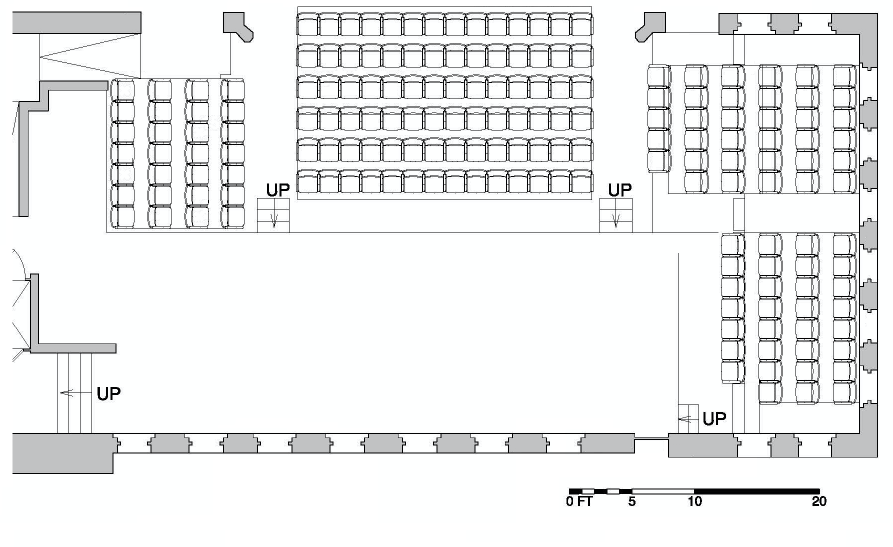
#> input picture Fixed-Seating-Classroom-Planner/ExampleRoom.png, 1786 x 1094 px, found by its file name (shown at 1/2 size)
$ jupyter execute NewClassromPlanner.ipynb   (shell and % lines are left out)
#> lines starting #> are read from the running program, lines starting #| are printed output that depends on the picture
# Classroom Seating Planning Tool
This tool helps make seating plans for rooms. To solve a room:
* First install all the necessary packages below for the tool to run.
* Next run the cell below to import them all.
* Add a viable room diagram jpg or png to the file location of the tool
* Adjust the parameters to match the room
* Run all remaining cells and follow the instructions provided in the window. Green buttons are steps you have completed whilered buttons are steps you have not.

[cell 1]
# load packages
import matplotlib.pyplot as plt

import numpy as np
import pandas as pd
import networkx as nx
import math, itertools, os, shapely
from shapely.geometry import Polygon, Point

from scipy import ndimage as ndi
from skimage import feature, io
from skimage.transform import rotate
from skimage.feature import match_template, peak_local_max
import cv2
import random
from ortools.linear_solver import pywraplp as OR

In the cell below, modify the parameters to match your situation.
* Screen_Height and Screen_Width must be equalto or smaller than your screen's dimensions or the window size will be larger than the screen.
* Floor must be the name of a to-scale classroom diagram in the same file location as the tool.
* LengthOfScaleInUnits must be the length of the scale of the diagram in terms of the units used when specifying how far apart chairs need to be.
* DistanceInUnitsForSocialDistancing must be the distance in the same units as LengthOfScaleInUnits that the chairs in a room must be apart.
* ScaleOrientation is the orientation of the scale of the diagram.
* Chair_Scale is the factor by which to scale up the image of each chair orientation when designating their shape.
* solution_name is for defining what you want the name of the classroom's seating solution to be.
* finding_threshold is the threshold the program uses in order to declare similarity between a chair orientation and a part of the image. If it is too low, the tool will detect chairs in places where they are not present, while a value that is too high will result in some chairs not being designated. finding_threshold has a maximum of 1 and a minimum of 0.
* Show_Instructions dictates whether or not instructions are shown. Set it to False to disable them.

[cell 2]
#Window Configs:
Screen_Height=880 #The Height of Your Physical Screen In Pixels
Screen_Width=1920 #The Width of Your Physical Screen In Pixels

#Image Designation:
floor = 'ExampleRoom.png' # you need the path to the image file on YOUR computer

#Scale Selection Configs:
LengthOfScaleInUnits=20 #How many units long the scale is
DistanceInUnitsForSocialDistancing=6 #How many units apart the guidelines for social distancing
ScaleOrientation="Horizontal" #"Horizontal" or "Vertical"

#Polygon Creation Configs:
Chair_Scale=10 #The amount by which to scale up chairs when defining their shapes.

#Solution Configs:
solution_name="ExampleRoomSolution" #The name of the solution image

#Chair Recognition Configs:
finding_threshold=0.6 #The finding threshold of chairs.

#Show Instructions:
Show_Instructions=True

At this point, run all remaining cells in the jupyter notebook. In the menu that pops up, clicking in a green or red rectangular button will bring you to the corresponding input screen. Green buttons indicate input methods that have already been completed, while red buttons indicate input methods that have yet to be completed. Completed input methods can be rerun to re-do their input portion, but this will result in the mandatory re-doing of all input methods that have it as a prerequisite. The tool will add more input method buttons as you complete their prerequisites.

[cell 3]
#Program constant variables:
WindowName="Seating Planner"

DotSize=1

ScaleSelectionButtonStartPoint=(470,65)
ScaleSelectionButtonEndPoint=(670,115)
ScaleSelectionButtonBL=(75,100)
ScaleSelectionInstructionTitleBL=(750,100)
ScaleSelectionInstructionLine1BL=(270,150)
ScaleSelectionInstructionLine2BL=(270,175)
ScaleSelectionInstructionLine3BL=(270,200)
ScaleSelectionInstructionLine4BL=(270,225)

ChairTypeSelectionButtonStartPoint=(470,165)
ChairTypeSelectionButtonEndPoint=(670,215)
ChairTypeSelectionButtonBL=(75,200)
ChairTypeSelectionInstructionTitleBL=(670,100)
ChairTypeSelectionInstructionLine1BL=(270,150)
ChairTypeSelectionInstructionLine2BL=(270,175)
ChairTypeSelectionInstructionLine3BL=(270,200)
ChairTypeSelectionInstructionLine4BL=(270,225)
ChairTypeSelectionInstructionLine5BL=(270,250)

PolygonCreationSelectionButtonStartPoint=(470,265)
PolygonCreationSelectionButtonEndPoint=(670,315)
PolygonCreationSelectionButtonBL=(75,300)
PolygonCreationInstructionTitleBL=(700,100)
PolygonCreationInstructionLine1BL=(135,150)
PolygonCreationInstructionLine2BL=(135,175)
PolygonCreationInstructionLine3BL=(135,200)
PolygonCreationInstructionLine4BL=(135,225)
PolygonCreationInstructionLine5BL=(135,250)
PolygonCreationInstructionLine6BL=(135,275)
PolygonCreationInstructionLine7BL=(135,300)
PolygonCreationInstructionLine8BL=(135,325)

ChairRecognitionSelectionButtonStartPoint=(470,365)
ChairRecognitionSelectionButtonEndPoint=(670,415)
ChairRecognitionSelectionButtonBL=(75,400)
ChairRecognitionInstructionTitleBL=(700,100)
ChairRecognitionInstructionLine1BL=(135,150)
ChairRecognitionInstructionLine2BL=(135,175)
ChairRecognitionInstructionLine3BL=(135,200)
ChairRecognitionInstructionLine4BL=(135,225)
ChairRecognitionInstructionLine5BL=(135,250)
ChairRecognitionInstructionLine6BL=(135,275)
ChairRecognitionInstructionLine7BL=(135,300)
ChairRecognitionInstructionLine8BL=(135,325)
ChairRecognitionInstructionLine9BL=(135,350)

ChairAdditionSelectionButtonStartPoint=(470,465)
ChairAdditionSelectionButtonEndPoint=(670,515)
ChairAdditionSelectionButtonBL=(75,500)
ChairAdditionInstructionTitleBL=(770,100)
ChairAdditionInstructionLine1BL=(535,150)
ChairAdditionInstructionLine2BL=(535,175)
ChairAdditionInstructionLine3BL=(535,200)
ChairAdditionInstructionLine4BL=(535,225)
ChairAdditionInstructionLine5BL=(535,250)
ChairAdditionInstructionLine6BL=(535,275)
ChairAdditionInstructionLine7BL=(535,300)
ChairAdditionInstructionLine8BL=(535,325)
ChairAdditionInstructionLine9BL=(535,350)

ChairDeletionSelectionButtonStartPoint=(470,565)
ChairDeletionSelectionButtonEndPoint=(670,615)
ChairDeletionSelectionButtonBL=(75,600)
ChairDeletionInstructionTitleBL=(770,100)
ChairDeletionInstructionLine1BL=(535,150)
ChairDeletionInstructionLine2BL=(535,175)
ChairDeletionInstructionLine3BL=(535,200)
ChairDeletionInstructionLine4BL=(535,225)
ChairDeletionInstructionLine5BL=(535,250)
ChairDeletionInstructionLine6BL=(535,275)
ChairDeletionInstructionLine7BL=(535,300)
ChairDeletionInstructionLine8BL=(535,325)

InputPreviewButtonStartPoint=(470,665)
InputPreviewButtonEndPoint=(670,715)
InputPreviewButtonBL=(75,700)
InputPreviewInstructionTitleBL=(800,100)
InputPreviewInstructionLine1BL=(435,150)
InputPreviewInstructionLine2BL=(435,175)
InputPreviewInstructionLine3BL=(435,200)
InputPreviewInstructionLine4BL=(435,225)
InputPreviewInstructionLine5BL=(435,250)

SolveAndSaveButtonStartPoint=(470,765)
SolveAndSaveButtonEndPoint=(670,815)
SolveAndSaveButtonBL=(75,800)
SolveRoomInstructionTitleBL=(800,100)
SolveRoomInstructionLine1BL=(385,150)
SolveRoomInstructionLine2BL=(385,175)
SolveRoomInstructionLine3BL=(385,200)
SolveRoomInstructionLine4BL=(385,225)
SolveRoomInstructionLine5BL=(385,250)

NotCompletedXAdjustment=12
CompletedXAdjustment=36

ButtonThickness=5
ButtonNotCompleteColor=(0,0,255)
ButtonCompleteColor=(0,255,0)

Green=(0,255,0)
Purple=(255,0,255)
Red=(0,0,255)

[cell 4]
floorU = cv2.imread(floor, cv2.IMREAD_UNCHANGED)
#> floorU is the input picture: shape (1094, 1786, 4); mean B, G, R, A 238.1, 237.9, 237, 255
floor_str = floor

#REQUIRED INFO. THESE VARIABLES WILL BE UPDATED BY THE USER AS THEY INPUT THE CLASSROOM DETAILS IN THE PROGRAM
RoomInfo={"PixelsToDistance":"Not Set",
          "ScaleSelectedPoints":[],
          "ChairTypes":"Not Set",
          "Polys":"Not Set",
          "PolyPoints":[],
          "PolyPointOffsets":[],
          "Locs":"Not Set"}

Completions={"Scale Selection Status":False,
             "Chair Type Selection Status":False,
             "Polygon Creation Status":False,
             "Chair Recognition Status":False,
             "Chair Addition Status":False,
             "Chair Deletion Status":False,
             "Input Confirmation Status":False}

Doorways=[]

[cell 5]
if floorU.shape[0] > Screen_Height:
    height=floorU.shape[0]
#> height = 1094
    Window_Height=Screen_Height
else:
    height=Screen_Height
    Window_Height=floorU.shape[0]-1
if floorU.shape[1]>Screen_Width:
    width=floorU.shape[1]
    Window_Width=Screen_Width
else:
    width=Screen_Width
    Window_Width=floorU.shape[1]-1
#> Window_Width = 1785
NonWritableImage=cv2.imread(floor)
WritableImage=cv2.imread(floor)

[cell 6]
# get lh, .., uw from full set of 4 coordinates
# [11 lines left out: function getCoords, not called in this run]

[cell 7]
# a model for counting seats (function by Jody Zhu)

# 'nodes' is a list of chairs, 'edges' is a list of (chair,chair) tuples that are too close
# [29 lines left out: function miset, not called in this run]

[cell 8]
def TrackbarChange(integer):
     return

[cell 9]
cv2.namedWindow(WindowName,cv2.WINDOW_AUTOSIZE)
cv2.resizeWindow(WindowName,Window_Width, Window_Height)

[cell 10]
# [106 lines left out: functions ScaleSelectionExplanation, ScaleSelection, not called in this run]

[cell 11]
# [88 lines left out: functions ChairTypeSelectionExplanation, ChairTypeSelection, not called in this run]

[cell 12]
# [75 lines left out: functions PolygonCreationExplanation, PolygonCreation, not called in this run]

[cell 13]
# [96 lines left out: functions ChairRecognitionExplanation, ChairRecognition, not called in this run]

[cell 14]
# [142 lines left out: functions ChairAdditionExplanation, ChairAddition, not called in this run]

[cell 15]
# [144 lines left out: functions ChairDeletionExplanation, ChairDeletion, not called in this run]

[cell 16]
# [70 lines left out: functions InputPreviewExplanation, InputPreview, not called in this run]

[cell 17]
# [99 lines left out: functions SolveRoomExplanation, SolveRoom, not called in this run]

[cell 18]
#Main Menu:
def MainMenu():
    menuRefresher=['r']
    menuTasks=[]

    # [20 lines left out: function get_menu_click_coords, not called in this run]


    cv2.setMouseCallback(WindowName, get_menu_click_coords)

    while(True):
        if(len(menuRefresher)>0):

            GeneratedImage=np.ones((Screen_Height,Screen_Width,1),np.uint8)*255
            GeneratedImage=cv2.cvtColor(GeneratedImage,cv2.COLOR_GRAY2RGB)
#> GeneratedImage: shape (880, 1920, 3); every value is 255

            #Draw Button for Scale Selection
            if Completions["Scale Selection Status"]==False:
                ScaleSelectionButtonColor=ButtonNotCompleteColor
                ScaleSelectionStatus="Not Completed"
                ScaleSelectionStatusWritePoint=(ScaleSelectionButtonStartPoint[0]+NotCompletedXAdjustment,ScaleSelectionButtonBL[1])
            else:
                ScaleSelectionButtonColor=ButtonCompleteColor
                #ScaleSelectionStatus=str(RoomInfo["PixelsToDistance"])
                ScaleSelectionStatus="Completed"
                ScaleSelectionStatusWritePoint=(ScaleSelectionButtonStartPoint[0]+CompletedXAdjustment,ScaleSelectionButtonBL[1])
            GeneratedImage=cv2.rectangle(GeneratedImage,ScaleSelectionButtonStartPoint,ScaleSelectionButtonEndPoint,ScaleSelectionButtonColor,ButtonThickness)
            GeneratedImage=cv2.putText(GeneratedImage,"Scale pixels to distance:",ScaleSelectionButtonBL,cv2.FONT_HERSHEY_SIMPLEX,0.75,(0,0,0),1,cv2.LINE_AA)
            GeneratedImage=cv2.putText(GeneratedImage,ScaleSelectionStatus,ScaleSelectionStatusWritePoint,cv2.FONT_HERSHEY_SIMPLEX,0.75,(0,0,0),1,cv2.LINE_AA)
            #Draw Button for Chair Type Selection
            if Completions["Chair Type Selection Status"]==False:
                ChairTypeSelectionButtonColor=ButtonNotCompleteColor
                ChairTypeSelectionStatus="Not Completed"
                ChairTypeSelectionStatusWritePoint=(ChairTypeSelectionButtonStartPoint[0]+NotCompletedXAdjustment,ChairTypeSelectionButtonBL[1])
            else:
                ChairTypeSelectionButtonColor=ButtonCompleteColor
                ChairTypeSelectionStatus="Completed"
                ChairTypeSelectionStatusWritePoint=(ChairTypeSelectionButtonStartPoint[0]+CompletedXAdjustment,ChairTypeSelectionButtonBL[1])
            GeneratedImage=cv2.rectangle(GeneratedImage,ChairTypeSelectionButtonStartPoint,ChairTypeSelectionButtonEndPoint,ChairTypeSelectionButtonColor,ButtonThickness)
            GeneratedImage=cv2.putText(GeneratedImage,"Chair Type Selection:",ChairTypeSelectionButtonBL,cv2.FONT_HERSHEY_SIMPLEX,0.75,(0,0,0),1,cv2.LINE_AA)
            GeneratedImage=cv2.putText(GeneratedImage,ChairTypeSelectionStatus,ChairTypeSelectionStatusWritePoint,cv2.FONT_HERSHEY_SIMPLEX,0.75,(0,0,0),1,cv2.LINE_AA)
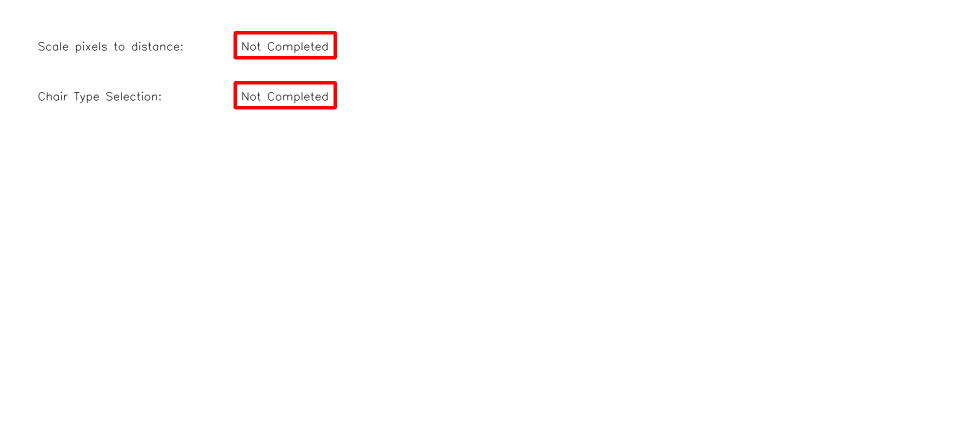
#> GeneratedImage: shape (880, 1920, 3) (shown at 1/2 size); mean B, G, R 253.6, 253.6, 254.6
            #Draw buttons that rely on chair type selection if chair type selection has been completed.
            if Completions["Chair Type Selection Status"]:

                #Draw button for Polygon Creation
                if Completions["Polygon Creation Status"]==False:
                    PolygonCreationButtonColor=ButtonNotCompleteColor
                    PolygonCreationStatus="Not Completed"
                    PolygonCreationSelectionStatusWritePoint=(PolygonCreationSelectionButtonStartPoint[0]+NotCompletedXAdjustment,PolygonCreationSelectionButtonBL[1])
                else:
                    PolygonCreationButtonColor=ButtonCompleteColor
                    PolygonCreationStatus="Completed"
                    PolygonCreationSelectionStatusWritePoint=(PolygonCreationSelectionButtonStartPoint[0]+CompletedXAdjustment,PolygonCreationSelectionButtonBL[1])
                GeneratedImage=cv2.rectangle(GeneratedImage,PolygonCreationSelectionButtonStartPoint,PolygonCreationSelectionButtonEndPoint,PolygonCreationButtonColor,ButtonThickness)
                GeneratedImage=cv2.putText(GeneratedImage,"Polygon Creation:",PolygonCreationSelectionButtonBL,cv2.FONT_HERSHEY_SIMPLEX,0.75,(0,0,0),1,cv2.LINE_AA)
                GeneratedImage=cv2.putText(GeneratedImage,PolygonCreationStatus,PolygonCreationSelectionStatusWritePoint,cv2.FONT_HERSHEY_SIMPLEX,0.75,(0,0,0),1,cv2.LINE_AA)
                #Draw button for Chair recognition
                if Completions["Polygon Creation Status"]:
                    if Completions["Chair Recognition Status"]==False:
                        ChairRecognitionButtonColor=ButtonNotCompleteColor
                        ChairRecognitionStatus="Not Completed"
                        ChairRecognitionSelectionStatusWritePoint=(ChairRecognitionSelectionButtonStartPoint[0]+NotCompletedXAdjustment,ChairRecognitionSelectionButtonBL[1])
                    else:
                        ChairRecognitionButtonColor=ButtonCompleteColor
                        ChairRecognitionStatus="Completed"
                        ChairRecognitionSelectionStatusWritePoint=(ChairRecognitionSelectionButtonStartPoint[0]+CompletedXAdjustment,ChairRecognitionSelectionButtonBL[1])
                    GeneratedImage=cv2.rectangle(GeneratedImage,ChairRecognitionSelectionButtonStartPoint,ChairRecognitionSelectionButtonEndPoint,ChairRecognitionButtonColor,ButtonThickness)
                    GeneratedImage=cv2.putText(GeneratedImage,"Chair Recognition:",ChairRecognitionSelectionButtonBL,cv2.FONT_HERSHEY_SIMPLEX,0.75,(0,0,0),1,cv2.LINE_AA)
                    GeneratedImage=cv2.putText(GeneratedImage,ChairRecognitionStatus,ChairRecognitionSelectionStatusWritePoint,cv2.FONT_HERSHEY_SIMPLEX,0.75,(0,0,0),1,cv2.LINE_AA)
                #Draw buttons that rely on chair recognition and Polygon creation if they have both been completed.
                    if Completions["Chair Recognition Status"]:
                        #Draw button for Chair Addition
                        if Completions["Chair Addition Status"]==False:
                            ChairAdditionButtonColor=ButtonNotCompleteColor
                            ChairAdditionStatus="Not Completed"
                            ChairAdditionSelectionStatusWritePoint=(ChairAdditionSelectionButtonStartPoint[0]+NotCompletedXAdjustment,ChairAdditionSelectionButtonBL[1])
                        else:
                            ChairAdditionButtonColor=ButtonCompleteColor
                            ChairAdditionStatus="Completed"
                            ChairAdditionSelectionStatusWritePoint=(ChairAdditionSelectionButtonStartPoint[0]+CompletedXAdjustment,ChairAdditionSelectionButtonBL[1])
                        GeneratedImage=cv2.rectangle(GeneratedImage,ChairAdditionSelectionButtonStartPoint,ChairAdditionSelectionButtonEndPoint,ChairAdditionButtonColor,ButtonThickness)
                        GeneratedImage=cv2.putText(GeneratedImage,"Chair Addition:",ChairAdditionSelectionButtonBL,cv2.FONT_HERSHEY_SIMPLEX,0.75,(0,0,0),1,cv2.LINE_AA)
                        GeneratedImage=cv2.putText(GeneratedImage,ChairAdditionStatus,ChairAdditionSelectionStatusWritePoint,cv2.FONT_HERSHEY_SIMPLEX,0.75,(0,0,0),1,cv2.LINE_AA)
                        #Draw button for Chair Deletion
                        if Completions["Chair Deletion Status"]==False:
                            ChairDeletionButtonColor=ButtonNotCompleteColor
                            ChairDeletionStatus="Not Completed"
                            ChairDeletionSelectionStatusWritePoint=(ChairDeletionSelectionButtonStartPoint[0]+NotCompletedXAdjustment,ChairDeletionSelectionButtonBL[1])
                        else:
                            ChairDeletionButtonColor=ButtonCompleteColor
                            ChairDeletionStatus="Completed"
                            ChairDeletionSelectionStatusWritePoint=(ChairDeletionSelectionButtonStartPoint[0]+CompletedXAdjustment,ChairDeletionSelectionButtonBL[1])
                        GeneratedImage=cv2.rectangle(GeneratedImage,ChairDeletionSelectionButtonStartPoint,ChairDeletionSelectionButtonEndPoint,ChairDeletionButtonColor,ButtonThickness)
                        GeneratedImage=cv2.putText(GeneratedImage,"Chair Deletion:",ChairDeletionSelectionButtonBL,cv2.FONT_HERSHEY_SIMPLEX,0.75,(0,0,0),1,cv2.LINE_AA)
                        GeneratedImage=cv2.putText(GeneratedImage,ChairDeletionStatus,ChairDeletionSelectionStatusWritePoint,cv2.FONT_HERSHEY_SIMPLEX,0.75,(0,0,0),1,cv2.LINE_AA)
                        #Draw button for Input Confirmation
                        if Completions["Input Confirmation Status"]==False:
                            InputPreviewButtonColor=ButtonNotCompleteColor
                            InputConfirmationStatus="Not Completed"
                            InputConfirmationSelectionStatusWritePoint=(InputPreviewButtonStartPoint[0]+NotCompletedXAdjustment,InputPreviewButtonBL[1])
                        else:
                            InputPreviewButtonColor=ButtonCompleteColor
                            InputConfirmationStatus="Completed"
                            InputConfirmationSelectionStatusWritePoint=(InputPreviewButtonStartPoint[0]+CompletedXAdjustment,InputPreviewButtonBL[1])
                        GeneratedImage=cv2.rectangle(GeneratedImage,InputPreviewButtonStartPoint,InputPreviewButtonEndPoint,InputPreviewButtonColor,ButtonThickness)
                        GenerateImage=cv2.putText(GeneratedImage,"Input Confirmation:",InputPreviewButtonBL,cv2.FONT_HERSHEY_SIMPLEX,0.75,(0,0,0),1,cv2.LINE_AA)
                        GeneratedImage=cv2.putText(GeneratedImage,InputConfirmationStatus,InputConfirmationSelectionStatusWritePoint,cv2.FONT_HERSHEY_SIMPLEX,0.75,(0,0,0),1,cv2.LINE_AA)
                        if Completions["Input Confirmation Status"]:
                            SolveAndSaveButtonColor=ButtonNotCompleteColor
                            SolveAndSaveSelectionStatusWritePoint=(SolveAndSaveButtonStartPoint[0]+NotCompletedXAdjustment,SolveAndSaveButtonBL[1])
                            GeneratedImage=cv2.rectangle(GeneratedImage,SolveAndSaveButtonStartPoint,SolveAndSaveButtonEndPoint,SolveAndSaveButtonColor,ButtonThickness)
                            GenerateImage=cv2.putText(GeneratedImage,"Solve and Save Room:",SolveAndSaveButtonBL,cv2.FONT_HERSHEY_SIMPLEX,0.75,(0,0,0),1,cv2.LINE_AA)
                            GeneratedImage=cv2.putText(GeneratedImage,"Not Completed",SolveAndSaveSelectionStatusWritePoint,cv2.FONT_HERSHEY_SIMPLEX,0.75,(0,0,0),1,cv2.LINE_AA)
        menuRefresher=[]
        cv2.imshow(WindowName,GeneratedImage)

        if(len(menuTasks)>0):
            if menuTasks[0]=='Scale Selection':
                ScaleSelection(NonWritableImage,menuRefresher)
                Completions["Scale Selection Status"]=True
                menuTasks=[]
            elif menuTasks[0]=='Chair Type Selection':
                Completions["Polygon Creation Status"]=False
                Completions["Chair Recognition Status"]=False
                Completions["Chair Addition Status"]=False
                Completions["Chair Deletion Status"]=False
                ChairTypeSelection(NonWritableImage,menuRefresher)
                Completions["Chair Type Selection Status"]=True
                menuTasks=[]
            elif menuTasks[0]=='Polygon Creation Selection':
                Completions["Chair Recognition Status"]=False
                Completions["Chair Addition Status"]=False
                Completions["Chair Deletion Status"]=False
                PolygonCreation(NonWritableImage,menuRefresher,RoomInfo)
                Completions["Polygon Creation Status"]=True
                menuTasks=[]
            elif menuTasks[0]=='Chair Recognition Selection':
                Completions["Chair Addition Status"]=False
                Completions["Chair Deletion Status"]=False
                ChairRecognition(NonWritableImage,menuRefresher,RoomInfo["ChairTypes"])
                Completions["Chair Recognition Status"]=True
                menuTasks=[]
            elif menuTasks[0]=='Chair Addition Selection':
                ChairAddition(NonWritableImage,menuRefresher,RoomInfo["ChairTypes"])
                Completions["Chair Addition Status"]=True
                menuTasks=[]
            elif menuTasks[0]=='Chair Deletion Selection':
                ChairDeletion(NonWritableImage,menuRefresher)
                Completions["Chair Deletion Status"]=True
                menuTasks=[]
            elif menuTasks[0]=='Input Preview':
                InputPreview(NonWritableImage,menuRefresher)
                Completions["Input Confirmation Status"]=True
                menuTasks=[]
            elif menuTasks[0]=='Solve And Save':
                SolveRoom(NonWritableImage,menuRefresher)
                menuTasks=[]
                cv2.destroyAllWindows()
                break


        else:
            cv2.setMouseCallback(WindowName,get_menu_click_coords)
        key = cv2.waitKey(1) & 0xFF
#> (key e is pressed here)

        # if the 'e' key is pressed, break from the loop
        if key == ord("e"):
            cv2.destroyAllWindows()
            break
MainMenu()

#Better Font for the text-Hershey Simplex actually looks the best to me out of the provided fonts.
#Maybe add ability to modify configs from a different file
